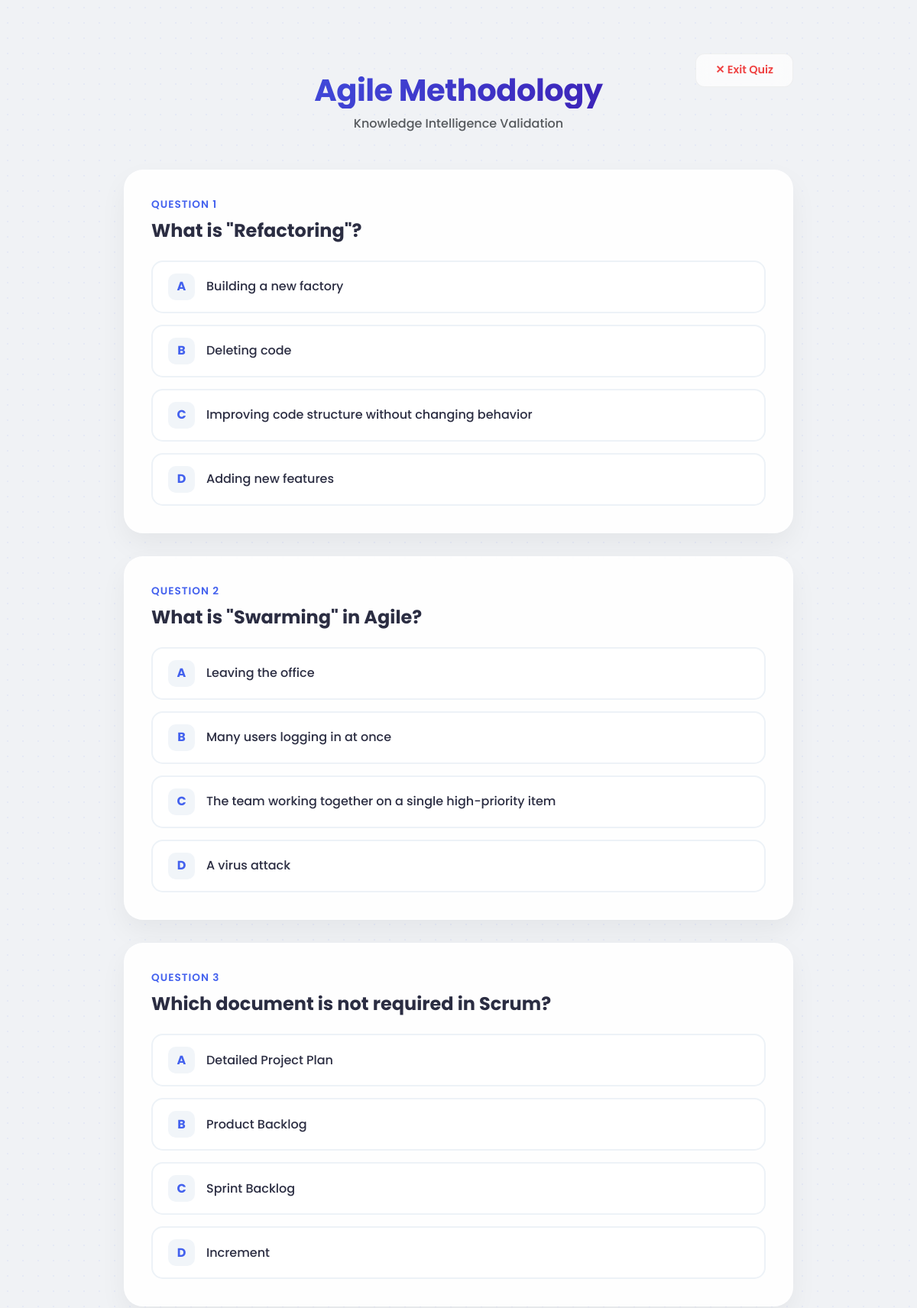
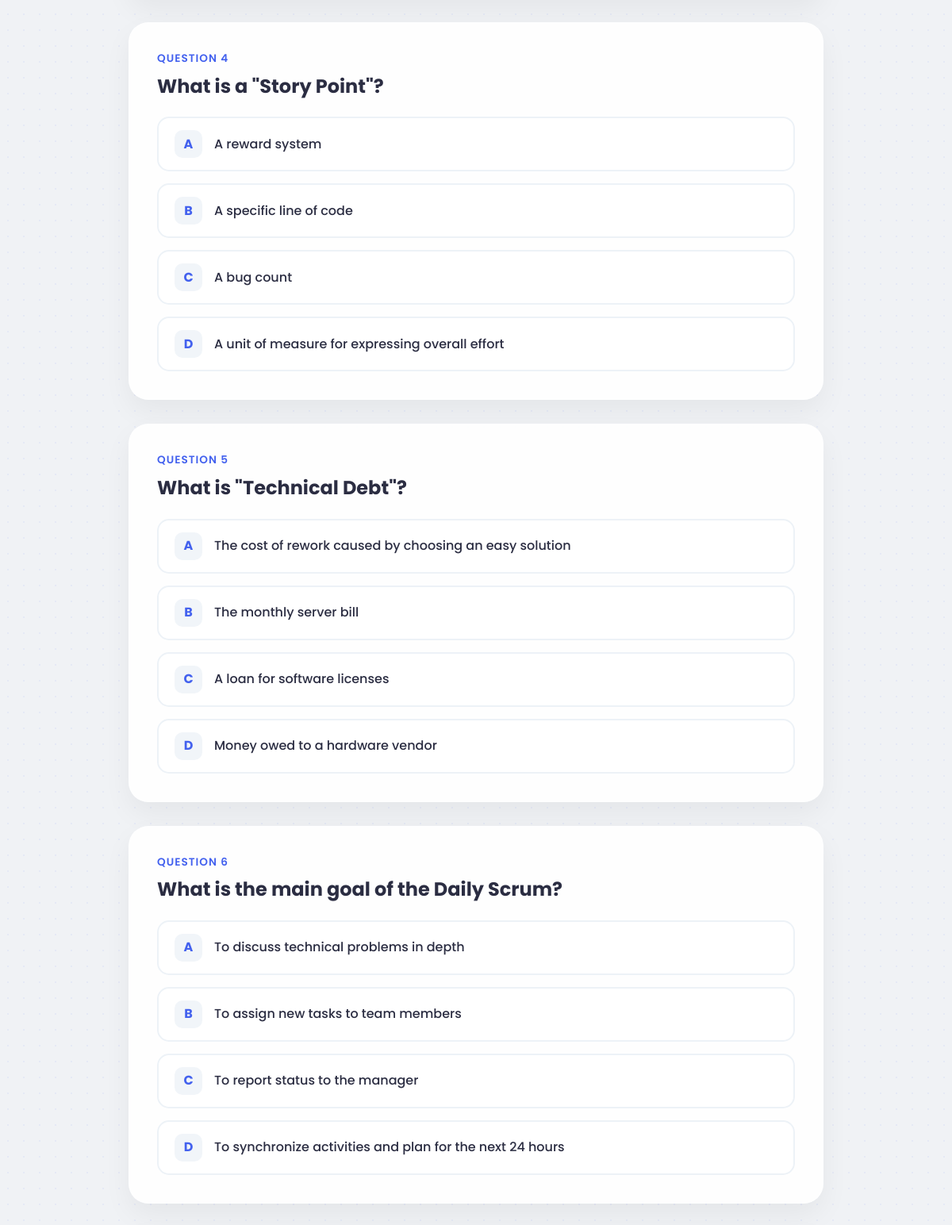
Page /api/take_assessment.php?node_id=78 (signed in, upper part) on the committed database (2 pictures, top to bottom).
### tables this page shows
CREATE TABLE `kg_nodes` (
  `node_id` int(11) NOT NULL,
  `node_type` varchar(50) DEFAULT NULL,
  `node_name` varchar(255) DEFAULT NULL,
  `taxonomy_level` int(11) DEFAULT NULL,
  `parent_node` int(11) DEFAULT NULL,
  `description` text,
  `created_on` datetime DEFAULT CURRENT_TIMESTAMP,
  `external_link` varchar(500) DEFAULT NULL
);

CREATE TABLE `assessment_questions` (
  `id` int(11) NOT NULL,
  `node_id` int(11) DEFAULT NULL,
  `question_text` text,
  `option_a` varchar(255) DEFAULT NULL,
  `option_b` varchar(255) DEFAULT NULL,
  `option_c` varchar(255) DEFAULT NULL,
  `option_d` varchar(255) DEFAULT NULL,
  `correct_option` char(1) DEFAULT NULL
);

### api/take_assessment.php (the view, shortened to what this page needs)
<?php
include('../config/db.php');
$node_id = isset($_GET['node_id']) ? mysqli_real_escape_string($conn, $_GET['node_id']) : null;
$node_info_query = "SELECT node_name FROM kg_nodes WHERE node_id = '$node_id'";
$node_res = mysqli_query($conn, $node_info_query);
$skill = mysqli_fetch_assoc($node_res);
$questions_query = "SELECT * FROM assessment_questions
                    WHERE node_id = '$node_id'
                    ORDER BY RAND()
                    LIMIT 10";
$questions = mysqli_query($conn, $questions_query);
?>
<!DOCTYPE html>
<html lang="en">
<head>
    <link rel="stylesheet" href="https://cdn.jsdelivr.net/npm/bootstrap@5.3.0/dist/css/bootstrap.min.css">
</head>
<body>
<div class="container main-container">
    <div class="top-nav">
        <a href="skills.php" class="btn-exit" onclick="return confirm('Are you sure you want to exit? Your current progress will not be saved.');">
            ✕ Exit Quiz
        </a>
    </div>
    <div class="text-center mb-5">
        <h1 class="skill-title"><?php echo htmlspecialchars($skill['node_name']); ?></h1>
        <p class="text-muted fw-medium">Knowledge Intelligence Validation</p>
    </div>
    <?php if (mysqli_num_rows($questions) > 0): ?>
        <form method="POST" id="quizForm">
            <?php $i = 1; while($q = mysqli_fetch_assoc($questions)):
                $options_pool = [
                    ['orig_letter' => 'A', 'text' => $q['option_a']],
                    ['orig_letter' => 'B', 'text' => $q['option_b']],
                    ['orig_letter' => 'C', 'text' => $q['option_c']],
                    ['orig_letter' => 'D', 'text' => $q['option_d']]
                ];
                $correct_letter = $q['correct_option'];
                $correct_text = $q['option_' . strtolower($correct_letter)];
                shuffle($options_pool);
            ?>
                <div class="question-card" data-answered="false">
                    <span class="question-number">Question <?php echo $i++; ?></span>
                    <h4 class="fw-bold mb-4"><?php echo htmlspecialchars($q['question_text']); ?></h4>
                    <div class="options-list">
                        <?php
                        $display_labels = ['A', 'B', 'C', 'D'];
                        foreach($options_pool as $idx => $opt):
                            $current_label = $display_labels[$idx];
                            $is_this_correct = ($opt['text'] === $correct_text) ? "true" : "false";
                        ?>
                            <div class="option-container"
                                 onclick="handleChoice(this, '<?php echo $current_label; ?>', '<?php echo $is_this_correct; ?>')">
                                <div class="option-letter"><?php echo $current_label; ?></div>
                                <div class="option-text"><?php echo htmlspecialchars($opt['text']); ?></div>
                            </div>
                        <?php endforeach; ?>
                    </div>
                </div>
            <?php endwhile; ?>
        </form>
    <?php endif; ?>
</div>
</body>
</html>

### api/take_assessment.php (style rules this page uses)
:root { --astraal-blue: #4361ee; --astraal-gradient: linear-gradient(135deg, #4361ee 0%, #3a0ca3 100%); --correct-bg: #dcfce7; --correct-border: #22c55e; --wrong-bg: #fee2e2; --wrong-border: #ef4444; }
body { background-color: #f0f2f5; background-image: radial-gradient(#4361ee10 1px, transparent 1px); background-size: 20px 20px; font-family: 'Poppins', sans-serif; color: #2b2d42; }
.top-nav { padding: 20px 0; display: flex; justify-content: flex-end; margin-bottom: -40px; }
.btn-exit { background: rgba(255, 255, 255, 0.7); backdrop-filter: blur(10px); border: 1px solid rgba(0, 0, 0, 0.05); padding: 10px 25px; border-radius: 12px; color: #ef4444; text-decoration: none; font-weight: 600; font-size: 0.9rem; transition: all 0.3s ease; }
.main-container { max-width: 900px; margin-top: 50px; }
.skill-title { font-weight: 700; background: var(--astraal-gradient); -webkit-background-clip: text; -webkit-text-fill-color: transparent; letter-spacing: -0.5px; }
.question-card { background: rgba(255, 255, 255, 0.9); backdrop-filter: blur(10px); border: 1px solid rgba(255, 255, 255, 0.3); border-radius: 25px; padding: 35px; margin-bottom: 30px; box-shadow: 0 15px 35px rgba(0,0,0,0.05); transition: all 0.3s ease; }
.question-number { font-size: 0.85rem; text-transform: uppercase; letter-spacing: 1px; color: var(--astraal-blue); font-weight: 600; display: block; margin-bottom: 10px; }
.option-container { display: flex; align-items: center; padding: 15px 20px; margin-top: 15px; border: 2px solid #edf2f7; border-radius: 15px; cursor: pointer; transition: all 0.2s cubic-bezier(0.4, 0, 0.2, 1); background: #fff; font-weight: 500; }
.option-letter { width: 35px; height: 35px; background: #f1f5f9; border-radius: 10px; display: flex; align-items: center; justify-content: center; margin-right: 15px; font-weight: 700; color: var(--astraal-blue); }

### rows in the picture
kg_nodes: node_name "Agile Methodology"
assessment_questions: question_text "What is \"Refactoring\"?", current_label "A", text "Building a new factory", current_label "B", text "Deleting code", current_label "C", option_b "Improving code structure without changing behavior", current_label "D", text "Adding new features"
assessment_questions: question_text "What is \"Swarming\" in Agile?", current_label "A", text "Leaving the office", current_label "B", text "Many users logging in at once", current_label "C", option_b "The team working together on a single high-priority item", current_label "D", text "A virus attack"
assessment_questions: question_text "Which document is not required in Scrum?", current_label "A", option_b "Detailed Project Plan", current_label "B", text "Product Backlog", current_label "C", text "Sprint Backlog", current_label "D", text "Increment"
assessment_questions: question_text "What is a \"Story Point\"?", current_label "A", text "A reward system", current_label "B", text "A specific line of code", current_label "C", text "A bug count", current_label "D", option_b "A unit of measure for expressing overall effort"
assessment_questions: question_text "What is \"Technical Debt\"?", current_label "A", option_b "The cost of rework caused by choosing an easy solution", current_label "B", text "The monthly server bill", current_label "C", text "A loan for software licenses", current_label "D", text "Money owed to a hardware vendor"
assessment_questions: question_text "What is the main goal of the Daily Scrum?", current_label "A", text "To discuss technical problems in depth", current_label "B", text "To assign new tasks to team members", current_label "C", text "To report status to the manager", current_label "D", option_c "To synchronize activities and plan for the next 24 hours"
